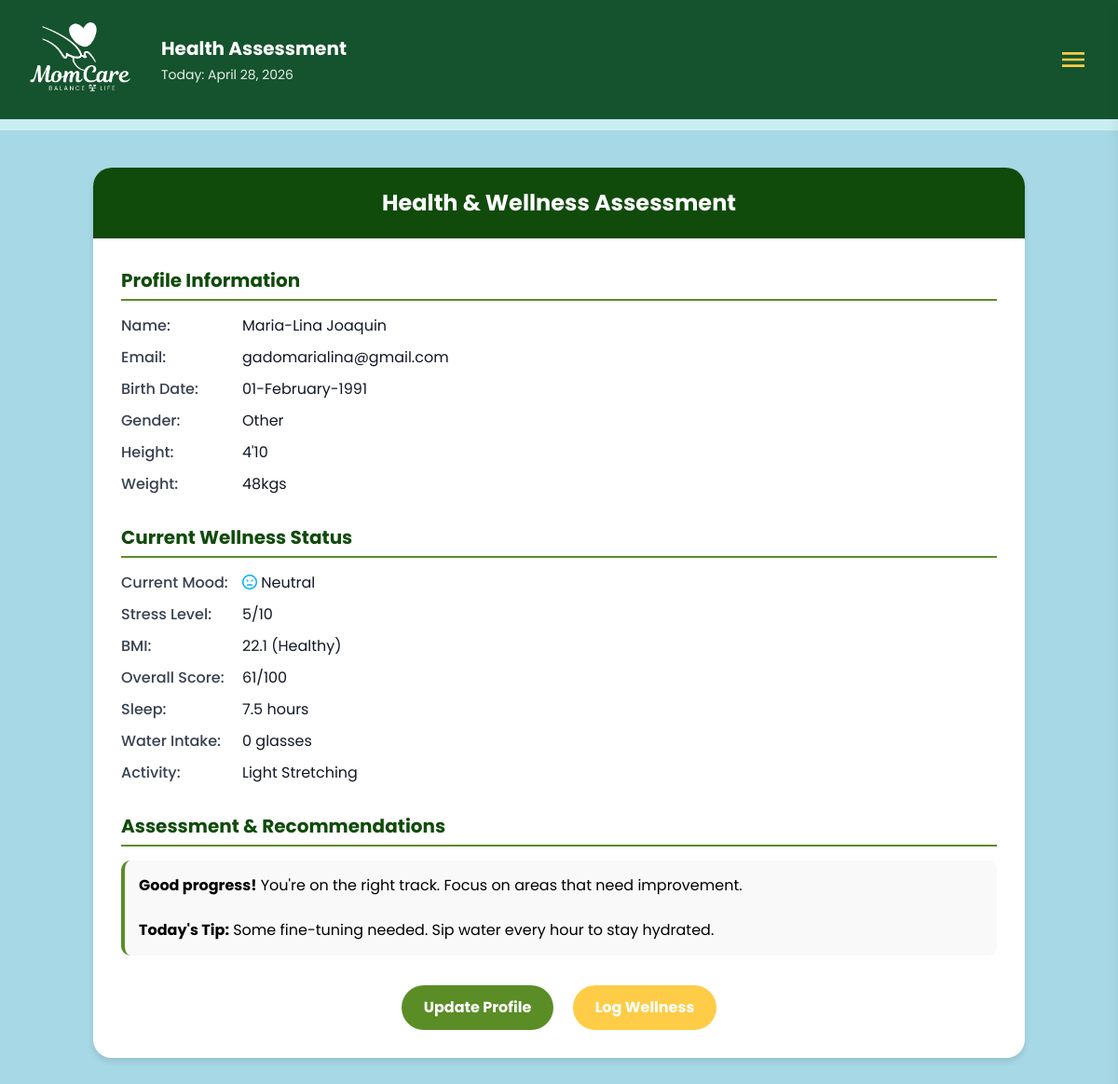
/assessment (signed in), run on an earlier commit of the app's database.
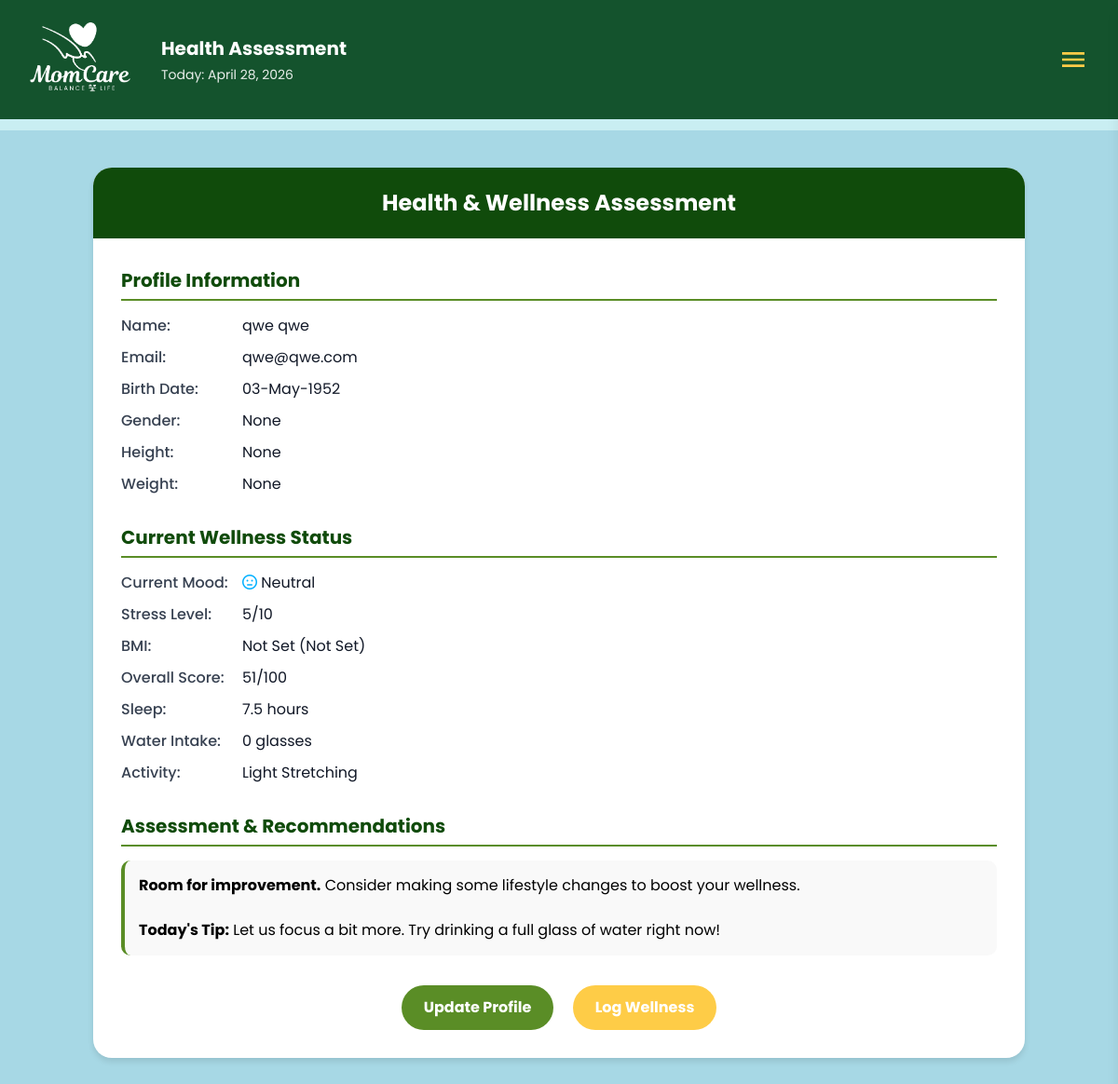
And on a later commit of the database.
### tables this page shows
CREATE TABLE users (
            id INTEGER PRIMARY KEY AUTOINCREMENT,
            first TEXT NOT NULL,
            last TEXT NOT NULL,
            email TEXT NOT NULL UNIQUE,
            birthdate TEXT,
            password_hash TEXT NOT NULL,
            security_question TEXT,
            security_answer TEXT
        , gender TEXT, height TEXT, weight TEXT, profile_picture TEXT DEFAULT '');

### app.py (the view)
@app.route('/assessment')
def assessment():
    user_email = session.get('user_email')
    if not user_email:
        flash('Please sign in to view your assessment.')
        return redirect(url_for('index'))
    conn = get_db()
    cur = conn.cursor()
    cur.execute('SELECT * FROM users WHERE email = ?', (user_email,))
    user_row = cur.fetchone()
    conn.close()
    if not user_row:
        flash('User not found.')
        return redirect(url_for('dashboard'))
    user = dict(user_row)
    user['first_name'] = user['first']
    user['last_name'] = user['last']
    user['birthdate_display'] = user['birthdate']
    user['gender'] = user.get('gender', 'Not Specified')
    user['height_display'] = user.get('height', 'Not Set')
    user['weight_display'] = user.get('weight', 'Not Set')
    mood_data = get_mood_wellness_data(user_email)
    first = session.get('user_first')
    today = datetime.now().strftime('%B %d, %Y')
    return render_template('assessment.html', user=user, mood_data=mood_data, first=first, today=today)

### app.py (called while the page is built)
def get_db() -> Connection:
    conn = sqlite3.connect(DB_PATH, timeout=30)
    conn.row_factory = sqlite3.Row
    try:
        conn.execute('PRAGMA journal_mode=WAL;')
        conn.execute('PRAGMA synchronous=NORMAL;')
        conn.execute('PRAGMA foreign_keys=ON;')
    except Exception:
        pass
    return conn

### templates/assessment.html (shortened to what this page needs)
<!DOCTYPE html>
<html lang="en">
<head>
    <script src="https://cdn.tailwindcss.com"></script>
    <link rel="stylesheet" href="https://cdnjs.cloudflare.com/ajax/libs/font-awesome/6.0.0-beta3/css/all.min.css">
</head>
<body class="bg-[#a7d8e5] font-['Poppins']">
    {% include 'navbar.html' %}
    <main class="max-w-[1300px] mx-auto p-6 md:p-10">
        <div class="assessment-container mx-auto">
            <div class="assessment-header">Health & Wellness Assessment</div>
            <div class="assessment-content">
                <div class="section">
                    <div class="section-title">Profile Information</div>
                    <div class="detail-row">
                        <label>Name:</label>
                        <div class="value">{{ user.first_name }} {{ user.last_name }}</div>
                    </div>
                    <div class="detail-row">
                        <label>Email:</label>
                        <div class="value">{{ user.email }}</div>
                    </div>
                    <div class="detail-row">
                        <label>Birth Date:</label>
                        <div class="value">{{ user.birthdate_display }}</div>
                    </div>
                    <div class="detail-row">
                        <label>Gender:</label>
                        <div class="value">{{ user.gender }}</div>
                    </div>
                    <div class="detail-row">
                        <label>Height:</label>
                        <div class="value">{{ user.height_display }}</div>
                    </div>
                    <div class="detail-row">
                        <label>Weight:</label>
                        <div class="value">{{ user.weight_display }}</div>
                    </div>
                </div>
                <div class="section">
                    <div class="section-title">Current Wellness Status</div>
                    <div class="detail-row">
                        <label>Current Mood:</label>
                        <div class="value">
                            {% if mood_data.mood == 'Happy' %}
                            <i class="far fa-smile text-[#00e676]" title="Happy"></i> Happy
                            {% elif mood_data.mood == 'Neutral' %}
                            <i class="far fa-meh text-[#00b0ff]" title="Neutral"></i> Neutral
                            {% elif mood_data.mood == 'Tired' %}
                            <i class="far fa-frown text-[#ffc400]" title="Tired"></i> Tired
                            {% elif mood_data.mood == 'Stressed' %}
                            <i class="far fa-tired text-[#ff1744]" title="Stressed"></i> Stressed
                            {% else %}
                            <i class="far fa-meh text-[#00b0ff]" title="Neutral"></i> Not Logged
                            {% endif %}
                        </div>
                    </div>
                    <div class="detail-row">
                        <label>Stress Level:</label>
                        <div class="value">{{ mood_data.stress if mood_data else '5' }}/10</div>
                    </div>
                    <div class="detail-row">
                        <label>BMI:</label>
                        <div class="value">{{ mood_data.bmi if mood_data and mood_data.bmi else 'Not Set' }} ({{ mood_data.bmi_category if mood_data and mood_data.bmi_category else 'Not Set' }})</div>
                    </div>
                    <div class="detail-row">
                        <label>Overall Score:</label>
                        <div class="value {% if mood_data and mood_data.overall_wellness_score >= 80 %}score-high{% elif mood_data and mood_data.overall_wellness_score >= 60 %}score-medium{% else %}score-low{% endif %}">
                            {{ mood_data.overall_wellness_score if mood_data and mood_data.overall_wellness_score else 'N/A' }}/100
                        </div>
                    </div>
                    <div class="detail-row">
                        <label>Sleep:</label>
                        <div class="value">{{ mood_data.sleep if mood_data else 'Not logged' }} hours</div>
                    </div>
                    <div class="detail-row">
                        <label>Water Intake:</label>
                        <div class="value">{{ mood_data.water if mood_data else 'Not logged' }} glasses</div>
                    </div>
                    <div class="detail-row">
                        <label>Activity:</label>
                        <div class="value">{{ mood_data.activity if mood_data and mood_data.activity else 'Not logged' }}</div>
                    </div>
                </div>
                <div class="section">
                    <div class="section-title">Assessment & Recommendations</div>
                    <div class="assessment-text">
                        {% if mood_data and mood_data.overall_wellness_score %}
                            {% if mood_data.overall_wellness_score >= 80 %}
                                <strong>Excellent!</strong> You're doing great with your wellness. Keep up the good habits!
                            {% elif mood_data.overall_wellness_score >= 60 %}
                                <strong>Good progress!</strong> You're on the right track. Focus on areas that need improvement.
                            {% else %}
                                <strong>Room for improvement.</strong> Consider making some lifestyle changes to boost your wellness.
                            {% endif %}
                        {% else %}
                            <strong>Start tracking!</strong> Begin logging your mood and wellness metrics to get personalized insights.
                        {% endif %}
                        <br><br>
                        <strong>Today's Tip:</strong> {{ mood_data.wellness_tip if mood_data else 'Take a moment to breathe and assess your day.' }}
                    </div>
                </div>
                <div class="text-center mt-8">
                    <a href="{{ url_for('edit_profile', user_id=user['id']) }}" class="no-underline mr-4">
                        <button class="px-6 py-3 bg-[#5a8d26] text-white rounded-full hover:opacity-90 transition-opacity font-bold border-none cursor-pointer">
                            Update Profile
                        </button>
                    </a>
                    <a href="{{ url_for('mood') }}" class="no-underline">
                        <button class="px-6 py-3 bg-[#fecc47] text-white rounded-full hover:opacity-90 transition-opacity font-bold border-none cursor-pointer">
                            Log Wellness
                        </button>
                    </a>
                </div>
            </div>
        </div>
    </main>
</body>
</html>

### templates/navbar.html (shortened to what this page needs)
<header class="bg-green-900 text-white">
  <div class="max-w-7xl m-auto px-6 py-6">
    <div class="flex items-center justify-between relative">
      {% if request.endpoint == 'profile' %}
      <div class="flex items-center gap-6">
        <img src="{{ url_for('static', filename='images/momcare_logo_white.png') }}" alt="MomCare"
          class="h-20 w-auto" />
        <div>
          <h1 class="text-l lg:text-xl font-bold">My Account</h1>
          <p class="mt-1 text-sm opacity-90">Today: <span id="currentDateDisplay">{{ today or ''
              }}</span></p>
        </div>
      </div>
      {% elif request.endpoint == 'assessment' %}
      <div class="flex items-center gap-6">
        <img src="{{ url_for('static', filename='images/momcare_logo_white.png') }}" alt="MomCare"
          class="h-20 w-auto" />
        <div>
          <h1 class="text-l lg:text-xl font-bold">Health Assessment</h1>
          <p class="mt-1 text-sm opacity-90">Today: <span id="currentDateDisplay">{{ today or ''
              }}</span></p>
        </div>
      </div>
      {% endif %}
      <div class="flex items-center gap-2 md:gap-4">
        <button id="menu-toggle" class="p-3 md:p-2 rounded-md focus:outline-none" aria-label="Open menu"
          aria-expanded="false" aria-controls="menu-list">
          <svg class="h-8 w-8 text-[#ffcc48]" xmlns="http://www.w3.org/2000/svg" fill="currentColor"
            viewBox="0 0 24 24">
            <path d="M3 6h18v2H3zM3 11h18v2H3zM3 16h18v2H3z" />
          </svg>
        </button>
      </div>
    </div>
  </div>
</header>
<div class="h-3 bg-[#c9eef2]"></div>

### templates/assessment.html (style rules this page uses)
.assessment-container { width: 100%; max-width: 1000px; background: white; border-radius: 20px; overflow: hidden; box-shadow: 0 4px 6px rgba(0, 0, 0, 0.1); }
.assessment-header { background: #104b0b; color: white; padding: 20px; text-align: center; font-size: 24px; font-weight: bold; }
.assessment-content { padding: 30px; }
.section { margin-bottom: 30px; }
.section-title { font-size: 20px; font-weight: bold; color: #104b0b; margin-bottom: 15px; border-bottom: 2px solid #5a8d26; padding-bottom: 5px; }
.detail-row { margin-bottom: 10px; display: flex; align-items: center; gap: 10px; }
.detail-row label { font-weight: 500; color: #374151; min-width: 120px; }
.detail-row .value { font-weight: 400; color: #111827; }
.assessment-text { background: #f9f9f9; padding: 15px; border-radius: 10px; border-left: 4px solid #5a8d26; margin-top: 15px; }
.score-low { color: #ff1744; }

What changed in the data, as far as the page shows it:
changed users: first_name "Maria-Lina" → "qwe"; last_name "Joaquin" → "qwe"; email "gadomarialina@gmail.com" → "qwe@qwe.com"; birthdate_display "01-February-1991" → "03-May-1952"; gender "Other" → (not shown); height_display "4'10" → (not shown); weight_display "48kgs" → (not shown)
Also different on the page:
{{ user.gender }}: (not shown) → "None"
{{ user.height_display }}: (not shown) → "None"
{{ user.weight_display }}: (not shown) → "None"
{{ mood_data.bmi if mood_data and mood_data.bmi else 'Not Set' }}: "22.1" → "Not Set"
text no longer shown: "Healthy 61 Some fine-tuning needed. Sip water every hour to stay hydrated. Good progress! You're on the right track. Focus on areas that need improvement."
text now shown: "Not Set 51 Room for improvement. Consider making some lifestyle changes to boost your wellness. Let us focus a bit more. Try drinking a full glass of water right now!"
